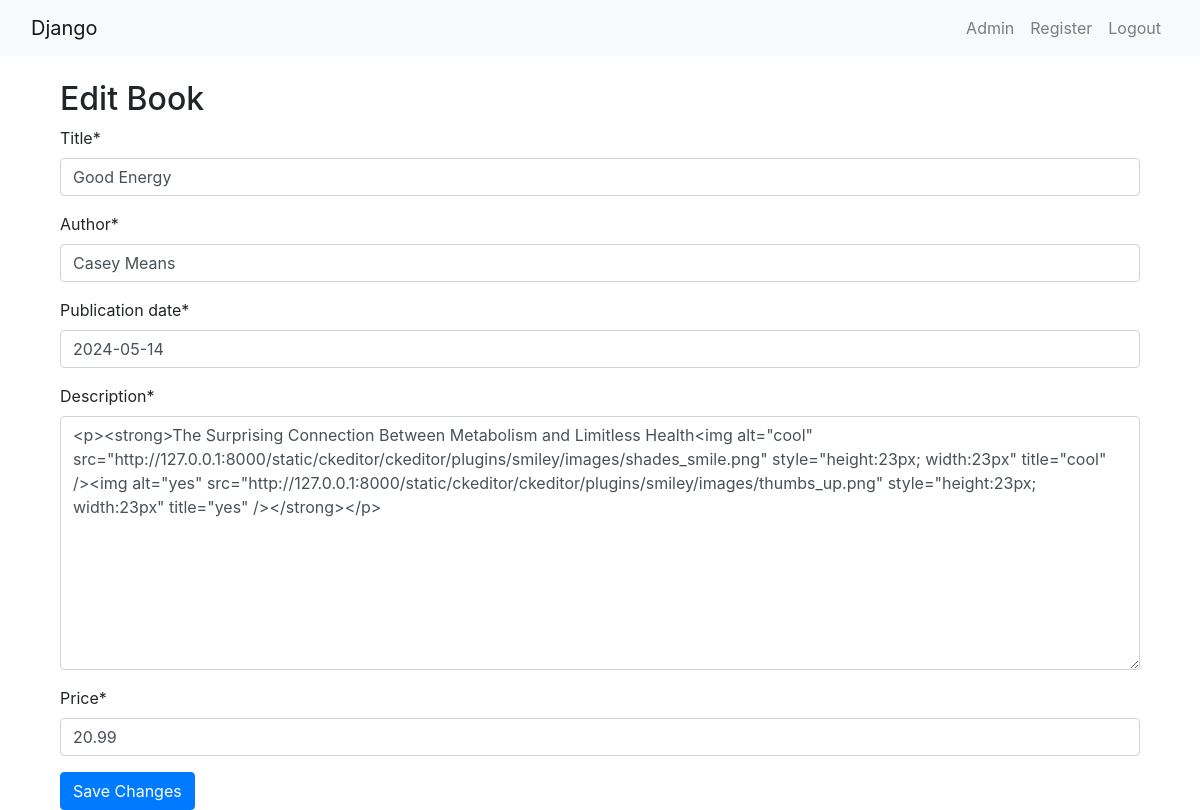
The app's page /basic_app/edit_book/1/ (signed in) with its own data.
### basic_app/models.py (models this page shows, shortened)
class Book(models.Model):
    title = models.CharField(max_length=100)
    author = models.CharField(max_length=100)
    description = RichTextField()
    price = models.DecimalField(max_digits=6, decimal_places=2)
    publication_date = models.DateField()

### basic_app/views.py (the view)
# urls.py: path('edit_book/<int:book_id>/', views.edit_book, name='edit_book'),
@login_required
def edit_book(request, book_id):
    book = get_object_or_404(Book, id=book_id)
    if request.method == 'POST':
        form = BookForm(request.POST, instance=book)
        if form.is_valid():
            form.save()
            return redirect(reverse('index'))  # Redirect to the index page
    else:
        form = BookForm(instance=book)
    return render(request, 'basic_app/edit_book.html', {'form': form, 'book': book})

### basic_app/forms.py
class BookForm(forms.ModelForm):
    class Meta:
        model = Book
        fields = ('title', 'author', 'publication_date', 'description', 'price')

### templates/basic_app/edit_book.html (shortened to what this page needs)
{% extends 'basic_app/base.html' %}
{% load crispy_forms_tags %}
{% block body_block %}
<div class="container mt-4">
    <h2>Edit Book</h2>
    <form method="post" enctype="multipart/form-data">
        {{ form|crispy }}
        <button type="submit" class="btn btn-primary">Save Changes</button>
    </form>
</div>
{% endblock %}

### records on screen
Book: title "Good Energy", author "Casey Means", publication_date "2024-05-14", description "<p><strong>The Surprising Connection Between Metabolism and Limitless Health<img alt=\"cool\" src=\"http://127.0.0.1:8000/static/ckeditor/ckeditor/plugins/smiley/images/shades_smile.png\" style=\"height:23px; width:23px\" title=\"cool\" /><img alt=\"yes\" src=\"http://127.0.0.1:8000/static/ckeditor/ckeditor/plugins/smiley/images/thumbs_up.png\" style=\"height:23px; width:23px\" title=\"yes\" /></strong></p>", price "20.99"
